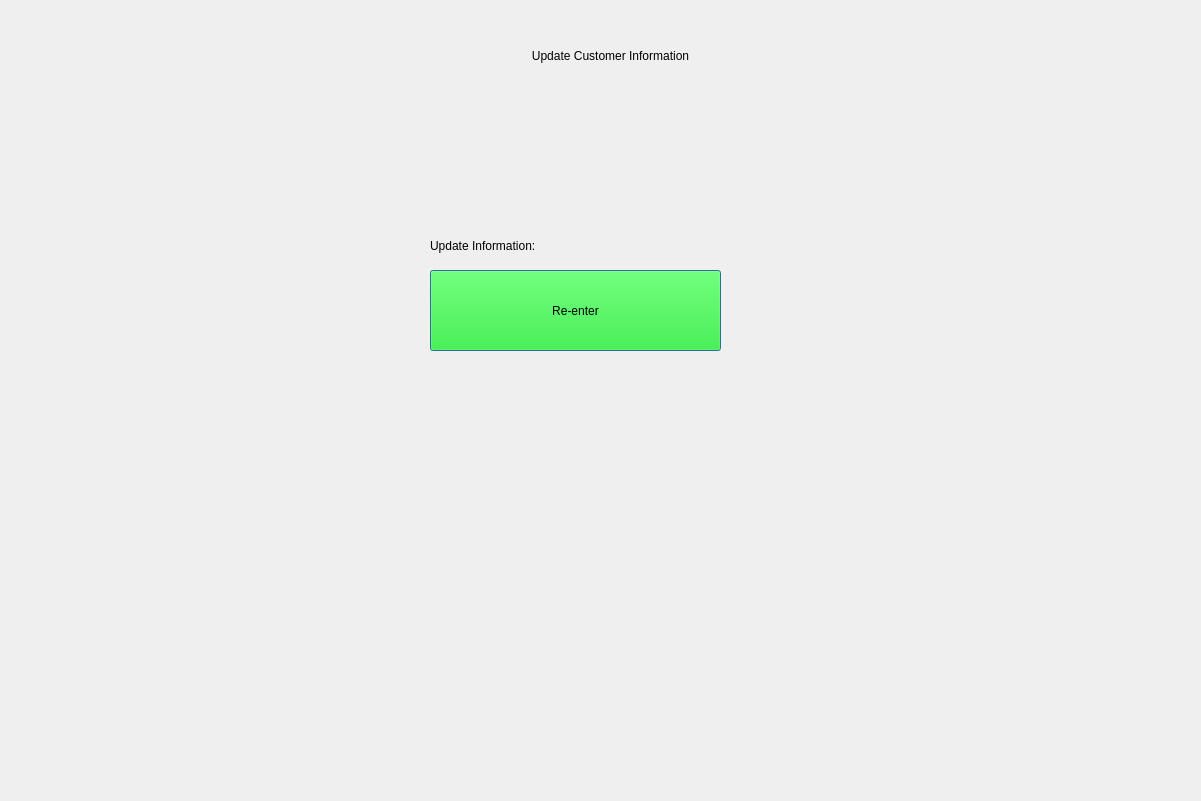
<?xml version="1.0" encoding="UTF-8"?>
<ui version="4.0">
 <class>Dialog</class>
 <widget class="QDialog" name="Dialog">
  <property name="geometry">
   <rect>
    <x>0</x>
    <y>0</y>
    <width>1201</width>
    <height>801</height>
   </rect>
  </property>
  <property name="windowTitle">
   <string>Dialog</string>
  </property>
  <widget class="QLabel" name="HeaderLabel">
   <property name="geometry">
    <rect>
     <x>200</x>
     <y>20</y>
     <width>821</width>
     <height>71</height>
    </rect>
   </property>
   <property name="styleSheet">
    <string notr="true">
font: 36pt &quot;MS Shell Dlg 2&quot;;</string>
   </property>
   <property name="text">
    <string>Update Customer Information</string>
   </property>
   <property name="alignment">
    <set>Qt::AlignCenter</set>
   </property>
  </widget>
  <widget class="QLabel" name="label">
   <property name="geometry">
    <rect>
     <x>430</x>
     <y>230</y>
     <width>181</width>
     <height>31</height>
    </rect>
   </property>
   <property name="styleSheet">
    <string notr="true">font: 12pt &quot;MS Shell Dlg 2&quot;;</string>
   </property>
   <property name="text">
    <string>Update Information:</string>
   </property>
  </widget>
  <widget class="QPushButton" name="Reenter_Button">
   <property name="geometry">
    <rect>
     <x>430</x>
     <y>270</y>
     <width>291</width>
     <height>81</height>
    </rect>
   </property>
   <property name="styleSheet">
    <string notr="true">background-color: rgb(0, 255, 0);
font: 14pt &quot;MS Shell Dlg 2&quot;;</string>
   </property>
   <property name="text">
    <string>Re-enter</string>
   </property>
  </widget>
 </widget>
 <resources/>
 <connections/>
</ui>
